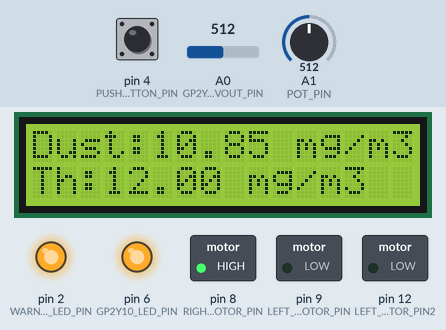
A sketch run on a simulated Arduino Nano, built with avr-gcc and run on an emulated ATmega328P. Shown: 16×2 character LCD, switched loads named in the sketch (green lamp = pin HIGH), output pins drawn as LEDs (lit = HIGH). The inputs (shaded band) are chosen by the test bench; at power-on: A0 (GP2Y10_VOUT_PIN) = 512, pin 4 (PUSH_BUTTON_PIN) LOW, A1 (POT_PIN) = 512. What the sketch prints to the serial monitor is not drawn.

Above: at 3.7 s.
3.8 s: A0 (GP2Y10_VOUT_PIN) set to 535
At 4.6 s:
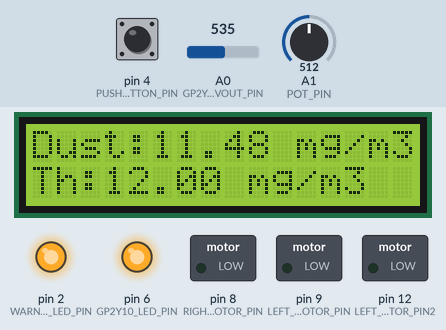
5.7 s: A0 (GP2Y10_VOUT_PIN) set to 565
At 8.5 s:
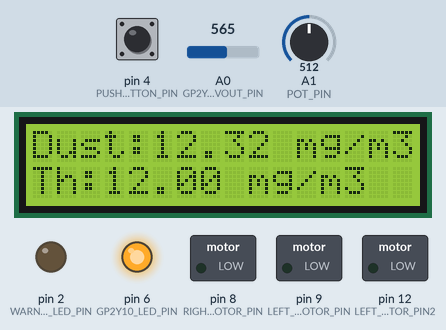
8.7 s: pin 4 (PUSH_BUTTON_PIN) pulled HIGH for 0.15 s
At 8.84 s:
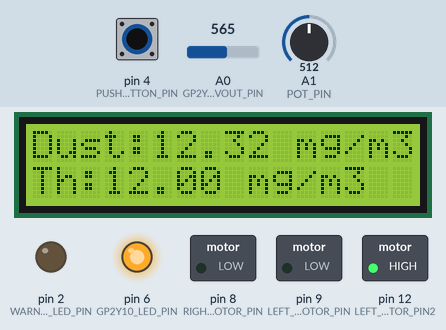
10.4 s: A1 (POT_PIN) set to 15
At 10.7 s:
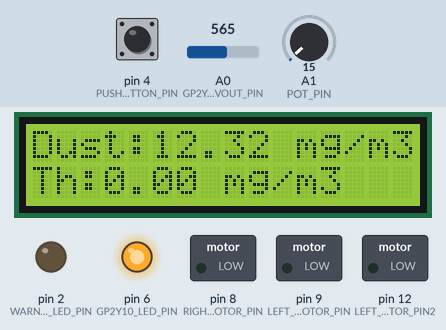
11.9 s: A1 (POT_PIN) set to 122
At 12.9 s:
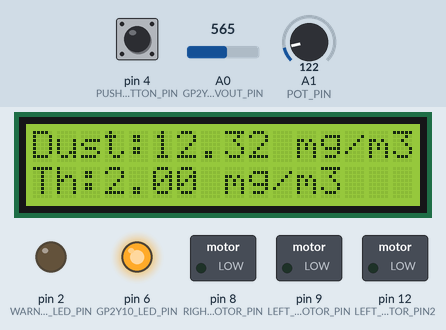
13.5 s: pin 4 (PUSH_BUTTON_PIN) pulled HIGH for 1 s
At 14.3 s:
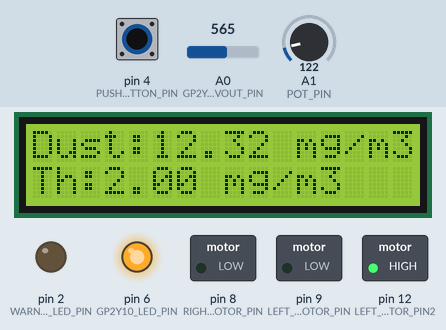
Timing chart, 0 to 16.5 s (numbered marks = the images above; inputs shaded):
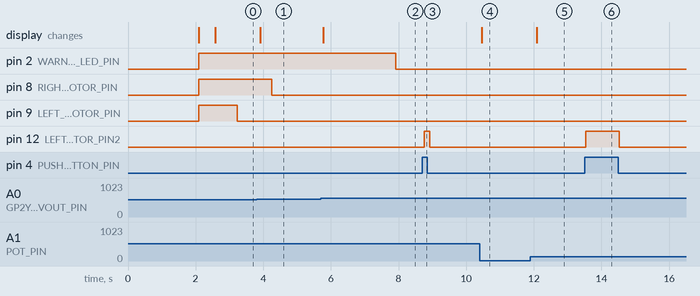

The sketch:

Air_Filter_Dust_Monitor.ino
```cpp
// =====================================================
// GP2Y10 DUST SENSOR
// + POTENTIOMETER THRESHOLD
// + 16x2 I2C LCD
// + WARNING LED
// + PUSH BUTTON
// + MOTOR CONTROL
// =====================================================
// Arduino Nano
// =====================================================

#include <Wire.h>
#include <LiquidCrystal_I2C.h>

// =====================================================
// LCD
// =====================================================

#define LCD_ADDRESS 0x27

LiquidCrystal_I2C lcd(LCD_ADDRESS, 16, 2);

// =====================================================
// GP2Y10 DUST SENSOR
// =====================================================

#define GP2Y10_LED_PIN 6
#define GP2Y10_VOUT_PIN A0

// =====================================================
// POTENTIOMETER
// =====================================================

#define POT_PIN A1

// Adjustable threshold: 0 to 25 mg/m3
float dustThreshold = 0.0;

// =====================================================
// WARNING LED
// =====================================================

#define WARNING_LED_PIN 2

// =====================================================
// PUSH BUTTON
// =====================================================

#define PUSH_BUTTON_PIN 4

// =====================================================
// MOTOR PINS
// =====================================================

#define LEFT_MOTOR_PIN 9
#define LEFT_MOTOR_PIN2 12
#define RIGHT_MOTOR_PIN 8

// =====================================================
// WARNING SETTINGS
// =====================================================

// Dust must remain above threshold for 2 seconds
const unsigned long WARNING_ON_TIME = 2000UL;

// Dust must remain below threshold for 8 seconds
// before warning turns OFF
const unsigned long WARNING_OFF_TIME = 8000UL;

// =====================================================
// MOTOR SETTINGS
// =====================================================

// 12 hours
const unsigned long MOTOR_CYCLE_TIME = 43200000UL;

// Left motor automatic ON time
const unsigned long LEFT_MOTOR_ON_TIME = 1046UL;

// Right motor automatic ON time
const unsigned long RIGHT_MOTOR_ON_TIME = 2000UL;

// =====================================================
// SENSOR UPDATE
// =====================================================

const unsigned long SENSOR_INTERVAL = 100UL;

// =====================================================
// VARIABLES
// =====================================================

bool warningLEDState = false;

bool leftMotorState = false;
bool rightMotorState = false;

unsigned long warningHighStart = 0;
unsigned long warningLowStart = 0;

unsigned long motorCycleStart = 0;

unsigned long lastSensorRead = 0;

// =====================================================
// SETUP
// =====================================================

void setup()
{
  Serial.begin(9600);

  // =================================================
  // LCD
  // =================================================

  lcd.init();
  lcd.backlight();

  lcd.clear();

  lcd.setCursor(0, 0);
  lcd.print("Dust Monitor");

  lcd.setCursor(0, 1);
  lcd.print("Starting...");

  delay(2000);

  lcd.clear();

  // =================================================
  // GP2Y10
  // =================================================

  pinMode(GP2Y10_LED_PIN, OUTPUT);
  pinMode(GP2Y10_VOUT_PIN, INPUT);

  // =================================================
  // POTENTIOMETER
  // =================================================

  pinMode(POT_PIN, INPUT);

  // =================================================
  // WARNING LED
  // =================================================

  pinMode(WARNING_LED_PIN, OUTPUT);

  // =================================================
  // PUSH BUTTON
  // =================================================

  pinMode(PUSH_BUTTON_PIN, INPUT);

  // =================================================
  // MOTORS
  // =================================================

  pinMode(LEFT_MOTOR_PIN, OUTPUT);
  pinMode(LEFT_MOTOR_PIN2, OUTPUT);
  pinMode(RIGHT_MOTOR_PIN, OUTPUT);

  // =================================================
  // INITIAL STATES
  // =================================================

  // GP2Y10 IR LED OFF
  digitalWrite(GP2Y10_LED_PIN, HIGH);

  // Warning LED OFF
  // Your warning LED is active LOW
  digitalWrite(WARNING_LED_PIN, HIGH);

  // =================================================
  // START AUTOMATIC MOTOR CYCLE
  // =================================================

  leftMotorState = true;
  rightMotorState = true;

  digitalWrite(LEFT_MOTOR_PIN, HIGH);
  digitalWrite(LEFT_MOTOR_PIN2, LOW);

  digitalWrite(RIGHT_MOTOR_PIN, HIGH);

  motorCycleStart = millis();

  // =================================================
  // SERIAL STARTUP
  // =================================================

  Serial.println();
  Serial.println("======================================");
  Serial.println("         DUST MONITOR STARTED");
  Serial.println("======================================");

  Serial.println("GP2Y10       : READY");
  Serial.println("Potentiometer: A1");
  Serial.println("LCD          : READY");
  Serial.println("Warning LED  : D2");
  Serial.println("Push Button  : D4");
  Serial.println("Left Motor   : D9");
  Serial.println("Right Motor  : D8");

  Serial.println("--------------------------------------");

  Serial.println("Sensor range : 0.000 - 25.000 mg/m3");
  Serial.println("Threshold    : 0.000 - 25.000 mg/m3");
  Serial.println("Motor cycle  : 12 hours");

  Serial.println("======================================");
  Serial.println();

  Serial.println(">>> MOTOR CYCLE START");
  Serial.println(">>> LEFT MOTOR  : ON");
  Serial.println(">>> RIGHT MOTOR : ON");
}

// =====================================================
// READ GP2Y10
// =====================================================

int readDustSensor()
{
  // Turn GP2Y10 IR LED ON
  digitalWrite(GP2Y10_LED_PIN, LOW);

  delayMicroseconds(280);

  // Read analog output
  int adcValue = analogRead(GP2Y10_VOUT_PIN);

  delayMicroseconds(40);

  // Turn GP2Y10 IR LED OFF
  digitalWrite(GP2Y10_LED_PIN, HIGH);

  delayMicroseconds(9680);

  return adcValue;
}

// =====================================================
// CALCULATE DUST DENSITY
// =====================================================

float calculateDustDensity(int adcValue)
{
  // Convert ADC to voltage
  float voltage = adcValue * (5.0 / 1023.0);

  // Existing GP2Y10 calculation
  float rawDust = (0.17 * voltage) - 0.1;

  // Prevent negative value
  if (rawDust < 0)
  {
    rawDust = 0;
  }

  // =================================================
  // MAP SENSOR VALUE TO 0 - 25 mg/m3
  //
  // Existing raw calculation:
  // 0.000 -> 0 mg/m3
  // 0.750 -> 25 mg/m3
  // =================================================

  float dustDensity = (rawDust / 0.75) * 25.0;

  // Limit maximum to 25
  if (dustDensity > 25.0)
  {
    dustDensity = 25.0;
  }

  return dustDensity;
}

// =====================================================
// READ POTENTIOMETER
// =====================================================

void updateThreshold()
{
  int potValue = analogRead(POT_PIN);

  // =================================================
  // POTENTIOMETER RANGE
  //
  // 0    -> 0 mg/m3
  // 1023 -> 25 mg/m3
  // =================================================

  int thresholdValue = map(
    potValue,
    0,
    1023,
    0,
    25
  );

  dustThreshold = thresholdValue;
}

// =====================================================
// WARNING LED CONTROL
// =====================================================

void updateWarningLED(float dustDensity)
{
  unsigned long now = millis();

  // =================================================
  // WARNING CURRENTLY OFF
  // =================================================

  if (warningLEDState == false)
  {
    if (dustDensity > dustThreshold)
    {
      if (warningHighStart == 0)
      {
        warningHighStart = now;
      }

      warningLowStart = 0;

      // Dust above threshold for 2 seconds
      if (now - warningHighStart >= WARNING_ON_TIME)
      {
        warningLEDState = true;

        warningHighStart = 0;

        // Active LOW
        digitalWrite(WARNING_LED_PIN, LOW);

        Serial.println();
        Serial.println(">>> WARNING LED: ON");
      }
    }
    else
    {
      warningHighStart = 0;
    }
  }

  // =================================================
  // WARNING CURRENTLY ON
  // =================================================

  else
  {
    if (dustDensity <= dustThreshold)
    {
      if (warningLowStart == 0)
      {
        warningLowStart = now;
      }

      warningHighStart = 0;

      // Dust below threshold for 8 seconds
      if (now - warningLowStart >= WARNING_OFF_TIME)
      {
        warningLEDState = false;

        warningLowStart = 0;

        // Active LOW
        digitalWrite(WARNING_LED_PIN, HIGH);

        Serial.println();
        Serial.println(">>> WARNING LED: OFF");
      }
    }
    else
    {
      warningLowStart = 0;
    }
  }
}

// =====================================================
// UPDATE LCD
// =====================================================

void updateLCD(float dustDensity)
{
  // =================================================
  // LINE 1 - DUST VALUE
  // =================================================

  lcd.setCursor(0, 0);

  lcd.print("Dust:");

  lcd.print(dustDensity, 2);

  lcd.print(" mg/m3");

  // Clear remaining characters
  lcd.print(" ");

  // =================================================
  // LINE 2 - STATUS
  // =================================================

  lcd.setCursor(0, 1);

    lcd.print("Th:");

    lcd.print(dustThreshold, 2);

    lcd.print(" mg/m3");

  // Clear unused characters
  lcd.print("   ");
}

// =====================================================
// SERIAL STATUS
// =====================================================

void printStatus(
  int adcValue,
  float dustDensity
)
{
  float voltage = adcValue * (5.0 / 1023.0);

  int potValue = analogRead(POT_PIN);

  // =================================================
  // ADC
  // =================================================

  Serial.print("ADC = ");
  Serial.print(adcValue);

  // =================================================
  // POTENTIOMETER
  // =================================================

  Serial.print(" | Pot = ");
  Serial.print(potValue);

  // =================================================
  // THRESHOLD
  // =================================================

  Serial.print(" | Threshold = ");
  Serial.print(dustThreshold, 2);
  Serial.print(" mg/m3");

  // =================================================
  // VOLTAGE
  // =================================================

  Serial.print(" | Voltage = ");
  Serial.print(voltage, 3);
  Serial.print(" V");

  // =================================================
  // DUST
  // =================================================

  Serial.print(" | Dust = ");
  Serial.print(dustDensity, 2);
  Serial.print(" mg/m3");

  // =================================================
  // WARNING
  // =================================================

  Serial.print(" | Warning = ");

  if (warningLEDState == true)
  {
    Serial.print("ON");
  }
  else
  {
    Serial.print("OFF");
  }

  // =================================================
  // BUTTON
  // =================================================

  Serial.print(" | Button = ");

  if (digitalRead(PUSH_BUTTON_PIN) == HIGH)
  {
    Serial.print("HIGH");
  }
  else
  {
    Serial.print("LOW");
  }

  // =================================================
  // LEFT MOTOR
  // =================================================

  Serial.print(" | Left Motor = ");

  if (digitalRead(LEFT_MOTOR_PIN) == HIGH)
  {
    Serial.print("ON");
  }
  else
  {
    Serial.print("OFF");
  }

  // =================================================
  // RIGHT MOTOR
  // =================================================

  Serial.print(" | Right Motor = ");

  if (digitalRead(RIGHT_MOTOR_PIN) == HIGH)
  {
    Serial.println("ON");
  }
  else
  {
    Serial.println("OFF");
  }
}

// =====================================================
// MOTOR CONTROL
// =====================================================

void updateMotors()
{
  unsigned long now = millis();

  unsigned long elapsed = now - motorCycleStart;

  // =================================================
  // START NEW 12-HOUR MOTOR CYCLE
  // =================================================

  if (elapsed >= MOTOR_CYCLE_TIME)
  {
    // Restart timer
    motorCycleStart = now;

    // Start both motors
    leftMotorState = true;
    rightMotorState = true;

    Serial.println();
    Serial.println("======================================");
    Serial.println(">>> MOTOR CYCLE START");
    Serial.println(">>> LEFT MOTOR  : ON");
    Serial.println(">>> RIGHT MOTOR : ON");
    Serial.println("======================================");
  }

  // =================================================
  // AUTOMATIC LEFT MOTOR OFF
  // =================================================

  if (leftMotorState == true)
  {
    if (now - motorCycleStart >= LEFT_MOTOR_ON_TIME)
    {
      leftMotorState = false;

      Serial.println(">>> AUTO LEFT MOTOR : OFF");
    }
  }

  // =================================================
  // AUTOMATIC RIGHT MOTOR OFF
  // =================================================

  if (rightMotorState == true)
  {
    if (now - motorCycleStart >= RIGHT_MOTOR_ON_TIME)
    {
      rightMotorState = false;

      Serial.println(">>> AUTO RIGHT MOTOR : OFF");
    }
  }

  // =================================================
  // LEFT MOTOR OUTPUT
  // =================================================

  int buttonState = digitalRead(PUSH_BUTTON_PIN);

  if (buttonState == HIGH)
  {
    // Button HIGH = LEFT MOTOR ON
    digitalWrite(LEFT_MOTOR_PIN, LOW);
    digitalWrite(LEFT_MOTOR_PIN2, HIGH);
  }
  else
  {
    // Button LOW = automatic control

    if (leftMotorState == true)
    {
      digitalWrite(LEFT_MOTOR_PIN, HIGH);
      digitalWrite(LEFT_MOTOR_PIN2, LOW);
    }
    else
    {
      digitalWrite(LEFT_MOTOR_PIN, LOW);
      digitalWrite(LEFT_MOTOR_PIN2, LOW);
    }
  }

  // =================================================
  // RIGHT MOTOR OUTPUT
  // =================================================

  if (rightMotorState == true)
  {
    digitalWrite(RIGHT_MOTOR_PIN, HIGH);
  }
  else
  {
    digitalWrite(RIGHT_MOTOR_PIN, LOW);
  }
}

// =====================================================
// MAIN LOOP
// =====================================================

void loop()
{
  unsigned long now = millis();

  // =================================================
  // SENSOR + POTENTIOMETER + LCD
  // =================================================

  if (now - lastSensorRead >= SENSOR_INTERVAL)
  {
    lastSensorRead = now;

    // -----------------------------------------------
    // READ DUST SENSOR
    // -----------------------------------------------

    int adcValue = readDustSensor();

    // -----------------------------------------------
    // CALCULATE DUST IN 0-25 mg/m3
    // -----------------------------------------------

    float dustDensity = calculateDustDensity(adcValue);

    // -----------------------------------------------
    // READ POTENTIOMETER
    // -----------------------------------------------

    updateThreshold();

    // -----------------------------------------------
    // UPDATE WARNING
    // -----------------------------------------------

    updateWarningLED(dustDensity);

    // -----------------------------------------------
    // UPDATE LCD
    // -----------------------------------------------

    updateLCD(dustDensity);

    // -----------------------------------------------
    // SERIAL MONITOR
    // -----------------------------------------------

    printStatus(
      adcValue,
      dustDensity
    );
  }

  // =================================================
  // MOTOR CONTROL
  // =================================================

  updateMotors();
}
```

Measured:
- the behaviour switches between 553 and 554 on A0 (GP2Y10_VOUT_PIN) (found by bisection; images 1 and 2)
- after the input at 3.8 s, the display: changes after 0.11 s (image 1)
- after the input at 5.7 s, pin 2 (WARNING_LED_PIN): HIGH → LOW after 2.2 s; the display: changes after 0.07 s (image 2)
- after the input at 8.7 s, pin 12 (LEFT_MOTOR_PIN2): LOW → HIGH after 0.06 s, → LOW 0.17 s later
- after the input at 10.4 s, the display: changes after 0.06 s (image 4)
- after the input at 11.9 s, the display: changes after 0.18 s (image 5)
- after the input at 13.5 s, pin 12 (LEFT_MOTOR_PIN2): LOW → HIGH at once, → LOW 0.99 s later
